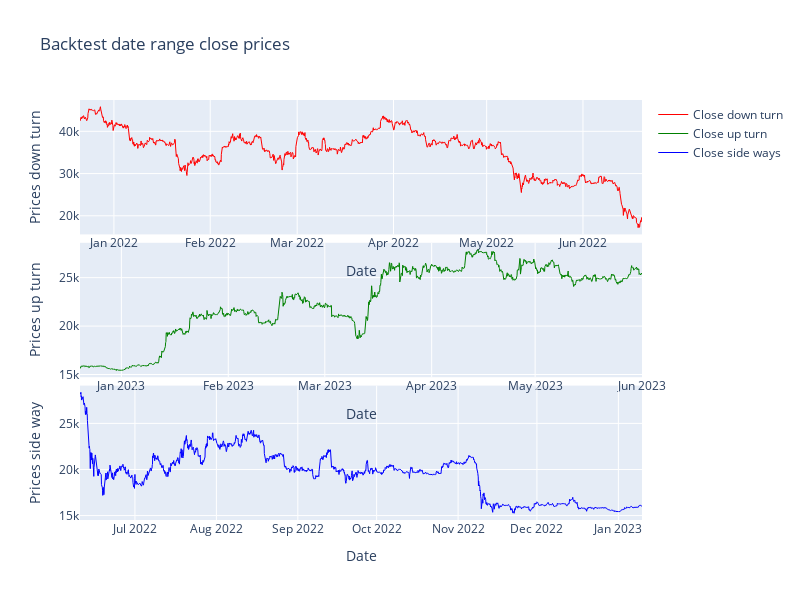

Notebook source saved alongside this figure:
### Markdown cell above
## Step 2: Setting up the backtest

### Code cell
from investing_algorithm_framework import create_app, BacktestDateRange, CCXTOHLCVMarketDataSource, RESOURCE_DIRECTORY, PortfolioConfiguration
from plotly import graph_objects as go
from pandas import DataFrame as PandasDataFrame
from datetime import datetime

# Define the backtest date ranges
up_turn_date_range = BacktestDateRange(
    start_date=datetime(2022, 12, 20),
    end_date=datetime(2023, 6, 1),
    name="up_turn"
)
sideways_date_range = BacktestDateRange(
    start_date=datetime(2022, 6, 10),
    end_date=datetime(2023, 1, 10),
    name="sideways"
)
down_turn_date_range = BacktestDateRange(
    start_date=datetime(2021, 12, 21),
    end_date=datetime(2022, 6, 20),
    name="down_turn"
)

# Create the app and the champion and challenger algorithms
app = create_app(config={RESOURCE_DIRECTORY: "resources_dump"})
app.add_portfolio_configuration(PortfolioConfiguration(initial_balance=1000, trading_symbol="EUR", market="BITVAVO"))

champion = create_primary_algorithm(
    name="primary",
    description="This is the primary algorithm configured with 21 ema and 50 ema",
    long_period=50,
    short_period=21
)
challenger = create_challenger_algorithm(
    name="secondary",
    description="This is the primary algorithm configured with 21 ema and 50 ema",
    long_period=50,
    short_period=21,
    rsi_period=14,
    rsi_sell_threshold=70,
    rsi_buy_threshold=60
)

def create_prices_graph(data: PandasDataFrame, name: str = "Close", color: str = "blue") -> go.Scatter:
    return go.Scatter(
        x=data.index,
        y=data['Close'],
        mode='lines',
        line=dict(color=color, width=1),
        name=name
    )

down_turn_data_source = CCXTOHLCVMarketDataSource(window_size=100, timeframe="2h", market="bitvavo", symbol="BTC/EUR", identifier="BTC/EUR_OHLCV")
df_down_turn = down_turn_data_source.get_data(start_date=down_turn_date_range.start_date, end_date=down_turn_date_range.end_date).to_pandas()
df_down_turn.set_index('Datetime', inplace=True)
up_turn_data_source = CCXTOHLCVMarketDataSource(window_size=100, timeframe="2h", market="bitvavo", symbol="BTC/EUR", identifier="BTC/EUR_OHLCV")
df_up_turn = up_turn_data_source.get_data(start_date=up_turn_date_range.start_date, end_date=up_turn_date_range.end_date).to_pandas()
df_up_turn.set_index('Datetime', inplace=True)
side_way_data_source = CCXTOHLCVMarketDataSource(window_size=100, timeframe="2h", market="bitvavo", symbol="BTC/EUR", identifier="BTC/EUR_OHLCV")
df_side_way = side_way_data_source.get_data(start_date=sideways_date_range.start_date, end_date=sideways_date_range.end_date).to_pandas()
df_side_way.set_index('Datetime', inplace=True)

from plotly.subplots import make_subplots
fig = make_subplots(rows=3, cols=1, shared_xaxes=False, vertical_spacing=0.02)
fig.add_trace(create_prices_graph(df_down_turn, name="Close down turn", color="red"), row=1, col=1)
fig.add_trace(create_prices_graph(df_up_turn, name="Close up turn", color="green"), row=2, col=1)
fig.add_trace(create_prices_graph(df_side_way, name="Close side ways", color="blue"), row=3, col=1)

fig.update_layout(height=600, width=800, title_text="Backtest date range close prices")

# Add titles to each subplot
fig.update_xaxes(title_text="Date", row=1, col=1)
fig.update_yaxes(title_text="Prices down turn", row=1, col=1)
fig.update_xaxes(title_text="Date", row=2, col=1)
fig.update_yaxes(title_text="Prices up turn", row=2, col=1)
fig.update_xaxes(title_text="Date", row=3, col=1)
fig.update_yaxes(title_text="Prices side way", row=3, col=1)
fig.show()

### Figure 1 — Plotly figure (JSON) as saved in the notebook; plotly's stock layout.template omitted (floating-point values rounded to 4 significant figures; data arrays with more than 128 entries replaced by an {"elided": "..."} marker saying what was removed)
{"data": [{"line": {"color": "red", "width": 1}, "mode": "lines", "name": "Close down turn", "x": {"elided": "2171 str values"}, "y": {"elided": "2171 float values"}, "type": "scatter", "xaxis": "x", "yaxis": "y"}, {"line": {"color": "green", "width": 1}, "mode": "lines", "name": "Close up turn", "x": {"elided": "1956 str values"}, "y": {"elided": "1956 float values"}, "type": "scatter", "xaxis": "x2", "yaxis": "y2"}, {"line": {"color": "blue", "width": 1}, "mode": "lines", "name": "Close side ways", "x": {"elided": "2567 str values"}, "y": {"elided": "2567 float values"}, "type": "scatter", "xaxis": "x3", "yaxis": "y3"}], "layout": {"xaxis": {"anchor": "y", "domain": [0.0, 1.0], "title": {"text": "Date"}}, "yaxis": {"anchor": "x", "domain": [0.68, 1.0], "title": {"text": "Prices down turn"}}, "xaxis2": {"anchor": "y2", "domain": [0.0, 1.0], "title": {"text": "Date"}}, "yaxis2": {"anchor": "x2", "domain": [0.34, 0.66], "title": {"text": "Prices up turn"}}, "xaxis3": {"anchor": "y3", "domain": [0.0, 1.0], "title": {"text": "Date"}}, "yaxis3": {"anchor": "x3", "domain": [0.0, 0.32], "title": {"text": "Prices side way"}}, "title": {"text": "Backtest date range close prices"}, "height": 600, "width": 800}}
